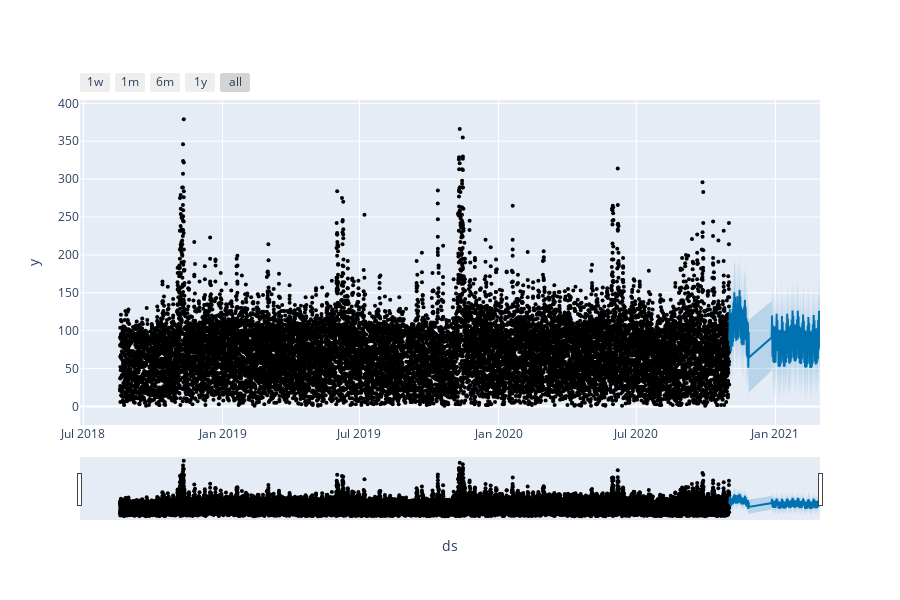

Write notebook code for a chart like this one.
### Code cell
plot_plotly(model, forecast)

### Figure 1 — Plotly figure (JSON) as saved in the notebook; plotly's stock layout.template omitted (floating-point values rounded to 4 significant figures; data arrays with more than 128 entries replaced by an {"elided": "..."} marker saying what was removed)
{"data": [{"marker": {"color": "black", "size": 4}, "mode": "markers", "name": "Actual", "type": "scatter", "x": {"elided": "16254 str values"}, "y": {"elided": "16254 int values"}}, {"hoverinfo": "skip", "line": {"width": 0}, "mode": "lines", "type": "scatter", "x": {"elided": "1993 str values"}, "y": {"elided": "1993 float values"}}, {"fill": "tonexty", "fillcolor": "rgba(0, 114, 178, 0.2)", "line": {"color": "#0072B2", "width": 2}, "mode": "lines", "name": "Predicted", "type": "scatter", "x": {"elided": "1993 str values"}, "y": {"elided": "1993 float values"}}, {"fill": "tonexty", "fillcolor": "rgba(0, 114, 178, 0.2)", "hoverinfo": "skip", "line": {"width": 0}, "mode": "lines", "type": "scatter", "x": {"elided": "1993 str values"}, "y": {"elided": "1993 float values"}}], "layout": {"height": 600, "showlegend": false, "width": 900, "xaxis": {"rangeselector": {"buttons": [{"count": 7, "label": "1w", "step": "day", "stepmode": "backward"}, {"count": 1, "label": "1m", "step": "month", "stepmode": "backward"}, {"count": 6, "label": "6m", "step": "month", "stepmode": "backward"}, {"count": 1, "label": "1y", "step": "year", "stepmode": "backward"}, {"step": "all"}]}, "rangeslider": {"visible": true}, "title": {"text": "ds"}, "type": "date"}, "yaxis": {"title": {"text": "y"}}}}
